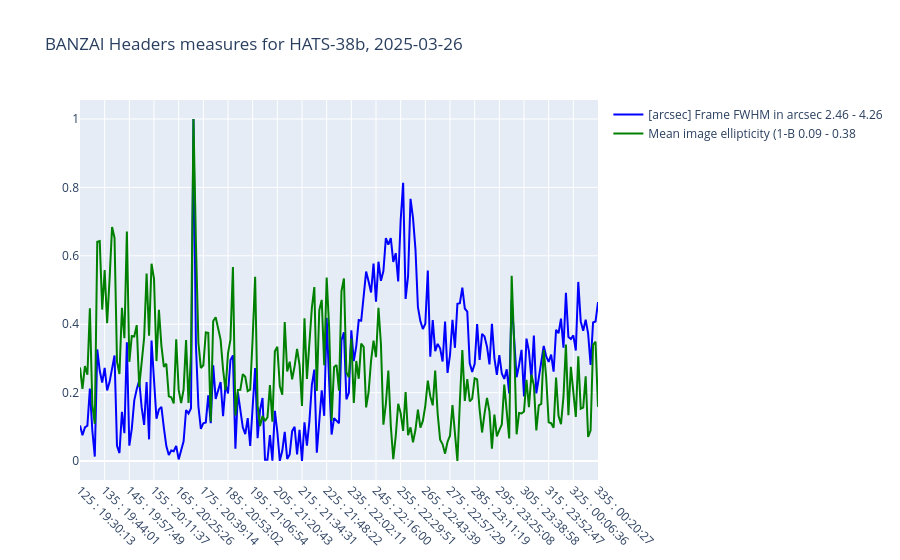

This figure's notebook cell:
### Code cell
fig = go.Figure()
x = list(range(1, 212))
color_list = ['blue', 'green', 'brown', 'red', 'red', 'brown']

try:
    for i in range(len(df_plot)):
        yvalue = df_plot.iloc[i]['Description']
        print(f"Processing: {yvalue}")

        list_vals = df_plot.iloc[i][value_columns].values.astype(float).tolist()
        y, miny, maxy = get_normalised(list_vals, verbose = False)
        yname = f'{yvalue} {miny:.2f} - {maxy:.2f}'

        if yvalue == 'km wind speed':
            fig.add_trace(go.Scatter(x=x, y=y, name=yname,
                                    fill='tozeroy',  # Fill area down to y=0
                                    mode='none',      # No line or markers
                                    fillcolor='rgba(0, 100, 250, 0.4)',
                                    text=xtext,           # This sets hover text per point
                                    hoverinfo='text+y'))  # Semi-transparent blue
        else:
            fig.add_trace(go.Scatter(x=x, y=y, name=yname,
                                    line=dict(color=color_list[i]),
                                    text=xtext,           # This sets hover text per point
                                    hoverinfo='text+y'))     # Show only the custom text and y value))

    # Set the tick labels using xtexts
    fig.update_layout(
        xaxis=dict(
            tickmode='array',
            tickvals=x[::10],       # Every 10th x value
            ticktext=xtext[::10],  # Matching every 10th label
            tickangle=45            # Rotate labels 45 degrees
        ),
        title=f'BANZAI Headers measures for {star}, {obs_date}',
    )
    fig.show()
except Exception as e:
    print(f"Error creating plot: {e}")

### Figure 1 — Plotly figure (JSON) as saved in the notebook; plotly's stock layout.template omitted (floating-point values rounded to 4 significant figures; data arrays with more than 128 entries replaced by an {"elided": "..."} marker saying what was removed)
{"data": [{"hoverinfo": "text+y", "line": {"color": "blue"}, "name": "[arcsec] Frame FWHM in arcsec 2.46 - 4.26", "text": {"elided": "211 str values"}, "type": "scatter", "x": {"elided": "211 int values"}, "y": {"elided": "211 float values"}}, {"hoverinfo": "text+y", "line": {"color": "green"}, "name": "Mean image ellipticity (1-B 0.09 - 0.38", "text": {"elided": "211 str values"}, "type": "scatter", "x": {"elided": "211 int values"}, "y": {"elided": "211 float values"}}], "layout": {"title": {"text": "BANZAI Headers measures for HATS-38b, 2025-03-26"}, "xaxis": {"tickangle": 45, "tickmode": "array", "ticktext": ["125 : 19:30:13", "135 : 19:44:01", "145 : 19:57:49", "155 : 20:11:37", "165 : 20:25:26", "175 : 20:39:14", "185 : 20:53:02", "195 : 21:06:54", "205 : 21:20:43", "215 : 21:34:31", "225 : 21:48:22", "235 : 22:02:11", "245 : 22:16:00", "255 : 22:29:51", "265 : 22:43:39", "275 : 22:57:29", "285 : 23:11:19", "295 : 23:25:08", "305 : 23:38:58", "315 : 23:52:47", "325 : 00:06:36", "335 : 00:20:27"], "tickvals": [1, 11, 21, 31, 41, 51, 61, 71, 81, 91, 101, 111, 121, 131, 141, 151, 161, 171, 181, 191, 201, 211]}}}
